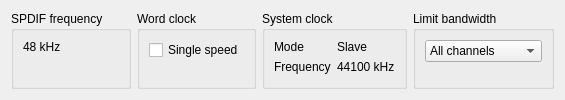
        <widget class="QFrame" name="frame_3">
         <property name="sizePolicy">
          <sizepolicy hsizetype="Preferred" vsizetype="Preferred">
           <horstretch>0</horstretch>
           <verstretch>0</verstretch>
          </sizepolicy>
         </property>
         <property name="frameShape">
          <enum>QFrame::NoFrame</enum>
         </property>
         <property name="frameShadow">
          <enum>QFrame::Raised</enum>
         </property>
         <layout class="QHBoxLayout" name="horizontalLayout_3">
          <item>
           <widget class="QGroupBox" name="groupBox_8">
            <property name="sizePolicy">
             <sizepolicy hsizetype="Preferred" vsizetype="Preferred">
              <horstretch>0</horstretch>
              <verstretch>0</verstretch>
             </sizepolicy>
            </property>
            <property name="title">
             <string>SPDIF frequency</string>
            </property>
            <layout class="QVBoxLayout" name="verticalLayout_7">
             <item>
              <widget class="QLabel" name="spdif_freq">
               <property name="text">
                <string>48 kHz</string>
               </property>
              </widget>
             </item>
             <item>
              <spacer name="verticalSpacer_3">
               <property name="orientation">
                <enum>Qt::Vertical</enum>
               </property>
               <property name="sizeType">
                <enum>QSizePolicy::MinimumExpanding</enum>
               </property>
               <property name="sizeHint" stdset="0">
                <size>
                 <width>20</width>
                 <height>0</height>
                </size>
               </property>
              </spacer>
             </item>
            </layout>
           </widget>
          </item>
          <item>
           <widget class="QGroupBox" name="groupBox_9">
            <property name="sizePolicy">
             <sizepolicy hsizetype="Preferred" vsizetype="Preferred">
              <horstretch>0</horstretch>
              <verstretch>0</verstretch>
             </sizepolicy>
            </property>
            <property name="title">
             <string>Word clock</string>
            </property>
            <layout class="QVBoxLayout" name="verticalLayout_6">
             <item>
              <widget class="QCheckBox" name="checkBox_5">
               <property name="text">
                <string>Single speed</string>
               </property>
              </widget>
             </item>
             <item>
              <spacer name="verticalSpacer_4">
               <property name="orientation">
                <enum>Qt::Vertical</enum>
               </property>
               <property name="sizeType">
                <enum>QSizePolicy::MinimumExpanding</enum>
               </property>
               <property name="sizeHint" stdset="0">
                <size>
                 <width>20</width>
                 <height>0</height>
                </size>
               </property>
              </spacer>
             </item>
            </layout>
           </widget>
          </item>
          <item>
           <widget class="QGroupBox" name="groupBox_10">
            <property name="sizePolicy">
             <sizepolicy hsizetype="Preferred" vsizetype="Preferred">
              <horstretch>0</horstretch>
              <verstretch>0</verstretch>
             </sizepolicy>
            </property>
            <property name="title">
             <string>System clock</string>
            </property>
            <layout class="QGridLayout" name="gridLayout_3">
             <item row="0" column="0">
              <widget class="QLabel" name="label_14">
               <property name="text">
                <string>Mode</string>
               </property>
              </widget>
             </item>
             <item row="0" column="1">
              <widget class="QLabel" name="sysclock_mode">
               <property name="text">
                <string>Slave</string>
               </property>
              </widget>
             </item>
             <item row="1" column="0">
              <widget class="QLabel" name="label_16">
               <property name="text">
                <string>Frequency</string>
               </property>
              </widget>
             </item>
             <item row="1" column="1">
              <widget class="QLabel" name="sysclock_freq">
               <property name="text">
                <string>44100 kHz</string>
               </property>
              </widget>
             </item>
             <item row="2" column="1">
              <spacer name="verticalSpacer_5">
               <property name="orientation">
                <enum>Qt::Vertical</enum>
               </property>
               <property name="sizeType">
                <enum>QSizePolicy::MinimumExpanding</enum>
               </property>
               <property name="sizeHint" stdset="0">
                <size>
                 <width>20</width>
                 <height>0</height>
                </size>
               </property>
              </spacer>
             </item>
            </layout>
           </widget>
          </item>
          <item>
           <widget class="QGroupBox" name="groupBox_16">
            <property name="sizePolicy">
             <sizepolicy hsizetype="Preferred" vsizetype="Preferred">
              <horstretch>0</horstretch>
              <verstretch>0</verstretch>
             </sizepolicy>
            </property>
            <property name="title">
             <string>Limit bandwidth</string>
            </property>
            <layout class="QVBoxLayout" name="verticalLayout_12">
             <item>
              <widget class="QComboBox" name="bandwidth_limit">
               <item>
                <property name="text">
                 <string>All channels</string>
                </property>
               </item>
               <item>
                <property name="text">
                 <string>Analog + SPDIF</string>
                </property>
               </item>
               <item>
                <property name="text">
                 <string>Analog 1-8</string>
                </property>
               </item>
              </widget>
             </item>
             <item>
              <spacer name="verticalSpacer_6">
               <property name="orientation">
                <enum>Qt::Vertical</enum>
               </property>
               <property name="sizeType">
                <enum>QSizePolicy::MinimumExpanding</enum>
               </property>
               <property name="sizeHint" stdset="0">
                <size>
                 <width>20</width>
                 <height>0</height>
                </size>
               </property>
              </spacer>
             </item>
            </layout>
           </widget>
          </item>
         </layout>
        </widget>
